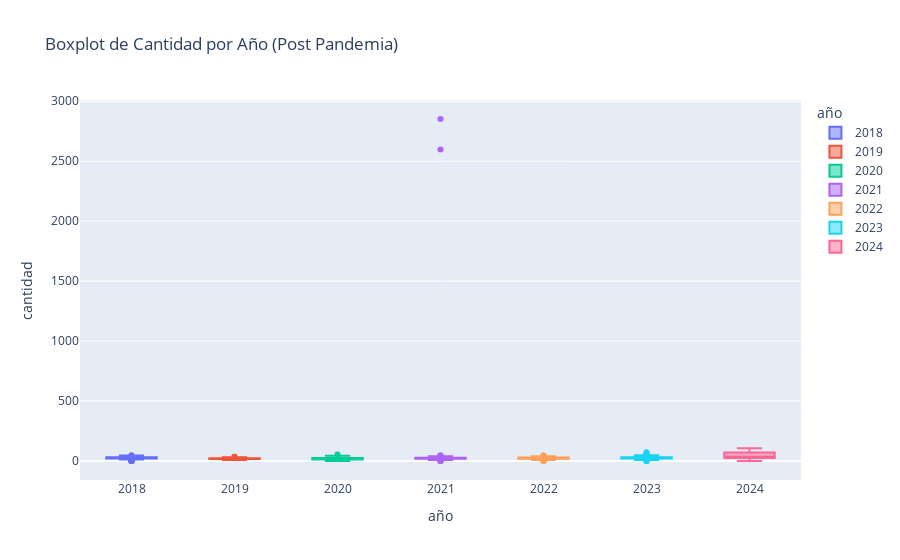

Notebook source saved alongside this figure:
### Code cell
# Convertir el índice en una columna si aún no lo has hecho
df_copy = df.copy()
df_copy['fecha'] = df.index

# Extraer el año de la columna 'fecha'
df_copy['año'] = df_copy['fecha'].str[:4]  # Extraer el año de la fecha en formato 'yyyy-mm-dd'

# Crear el boxplot por año
fig = px.box(df_copy, x='año', y='cantidad', title='Boxplot de Cantidad por Año (Post Pandemia)', color='año')

# Mostrar el gráfico
fig.show()

### Figure 1 — Plotly figure (JSON) as saved in the notebook; plotly's stock layout.template omitted (floating-point values rounded to 4 significant figures; data arrays with more than 128 entries replaced by an {"elided": "..."} marker saying what was removed)
{"data": [{"alignmentgroup": "True", "hovertemplate": "año=%{x}<br>cantidad=%{y}<extra></extra>", "legendgroup": "2018", "marker": {"color": "#636efa"}, "name": "2018", "notched": false, "offsetgroup": "2018", "orientation": "v", "showlegend": true, "type": "box", "x": {"elided": "240 str values"}, "x0": " ", "xaxis": "x", "y": {"elided": "240 int values"}, "y0": " ", "yaxis": "y"}, {"alignmentgroup": "True", "hovertemplate": "año=%{x}<br>cantidad=%{y}<extra></extra>", "legendgroup": "2019", "marker": {"color": "#EF553B"}, "name": "2019", "notched": false, "offsetgroup": "2019", "orientation": "v", "showlegend": true, "type": "box", "x": {"elided": "240 str values"}, "x0": " ", "xaxis": "x", "y": {"elided": "240 int values"}, "y0": " ", "yaxis": "y"}, {"alignmentgroup": "True", "hovertemplate": "año=%{x}<br>cantidad=%{y}<extra></extra>", "legendgroup": "2020", "marker": {"color": "#00cc96"}, "name": "2020", "notched": false, "offsetgroup": "2020", "orientation": "v", "showlegend": true, "type": "box", "x": {"elided": "234 str values"}, "x0": " ", "xaxis": "x", "y": {"elided": "234 int values"}, "y0": " ", "yaxis": "y"}, {"alignmentgroup": "True", "hovertemplate": "año=%{x}<br>cantidad=%{y}<extra></extra>", "legendgroup": "2021", "marker": {"color": "#ab63fa"}, "name": "2021", "notched": false, "offsetgroup": "2021", "orientation": "v", "showlegend": true, "type": "box", "x": {"elided": "246 str values"}, "x0": " ", "xaxis": "x", "y": {"elided": "246 int values"}, "y0": " ", "yaxis": "y"}, {"alignmentgroup": "True", "hovertemplate": "año=%{x}<br>cantidad=%{y}<extra></extra>", "legendgroup": "2022", "marker": {"color": "#FFA15A"}, "name": "2022", "notched": false, "offsetgroup": "2022", "orientation": "v", "showlegend": true, "type": "box", "x": {"elided": "244 str values"}, "x0": " ", "xaxis": "x", "y": {"elided": "244 int values"}, "y0": " ", "yaxis": "y"}, {"alignmentgroup": "True", "hovertemplate": "año=%{x}<br>cantidad=%{y}<extra></extra>", "legendgroup": "2023", "marker": {"color": "#19d3f3"}, "name": "2023", "notched": false, "offsetgroup": "2023", "orientation": "v", "showlegend": true, "type": "box", "x": {"elided": "242 str values"}, "x0": " ", "xaxis": "x", "y": {"elided": "242 int values"}, "y0": " ", "yaxis": "y"}, {"alignmentgroup": "True", "hovertemplate": "año=%{x}<br>cantidad=%{y}<extra></extra>", "legendgroup": "2024", "marker": {"color": "#FF6692"}, "name": "2024", "notched": false, "offsetgroup": "2024", "orientation": "v", "showlegend": true, "type": "box", "x": {"elided": "163 str values"}, "x0": " ", "xaxis": "x", "y": {"elided": "163 int values"}, "y0": " ", "yaxis": "y"}], "layout": {"boxmode": "overlay", "legend": {"title": {"text": "año"}, "tracegroupgap": 0}, "title": {"text": "Boxplot de Cantidad por Año (Post Pandemia)"}, "xaxis": {"anchor": "y", "categoryarray": ["2018", "2019", "2020", "2021", "2022", "2023", "2024"], "categoryorder": "array", "domain": [0, 1], "title": {"text": "año"}}, "yaxis": {"anchor": "x", "domain": [0, 1], "title": {"text": "cantidad"}}}}
